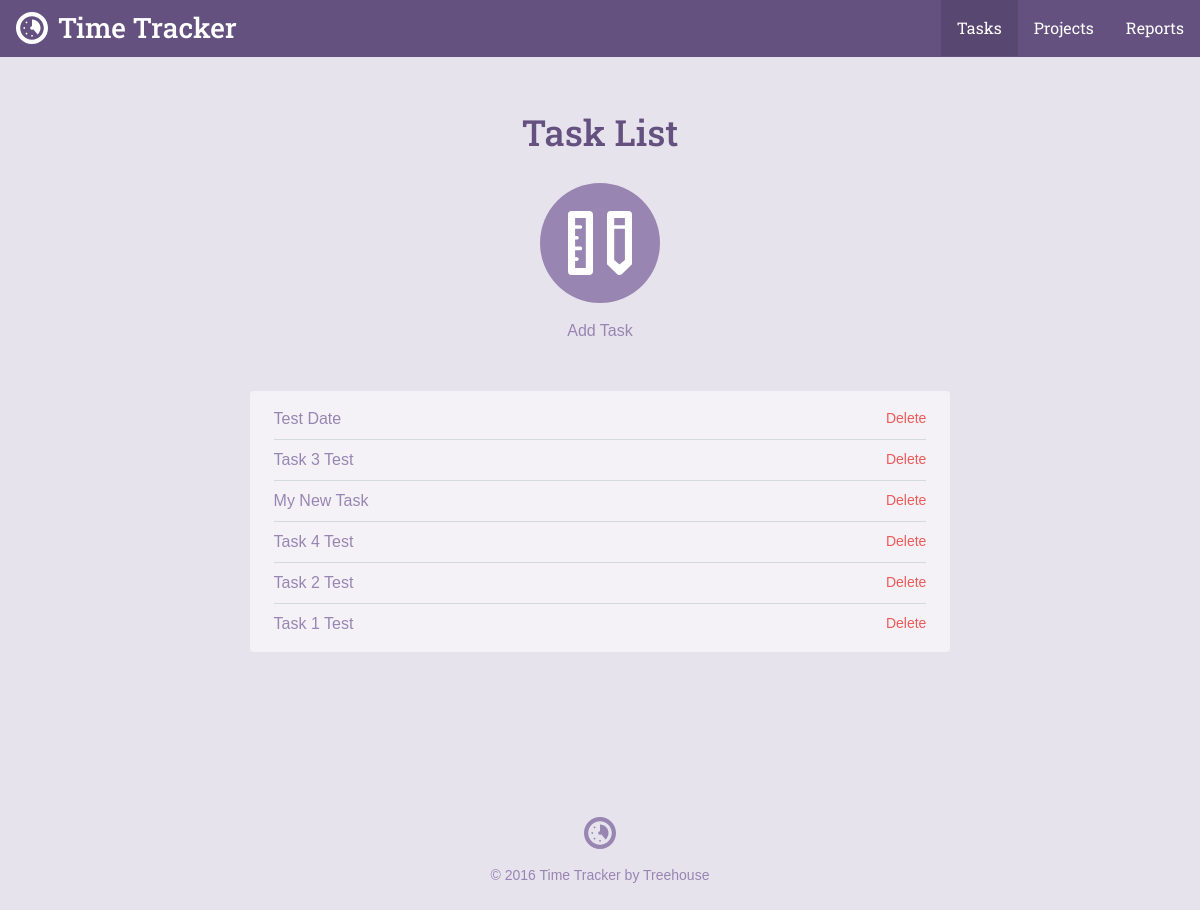
Before: /task_list.php with the older database file.
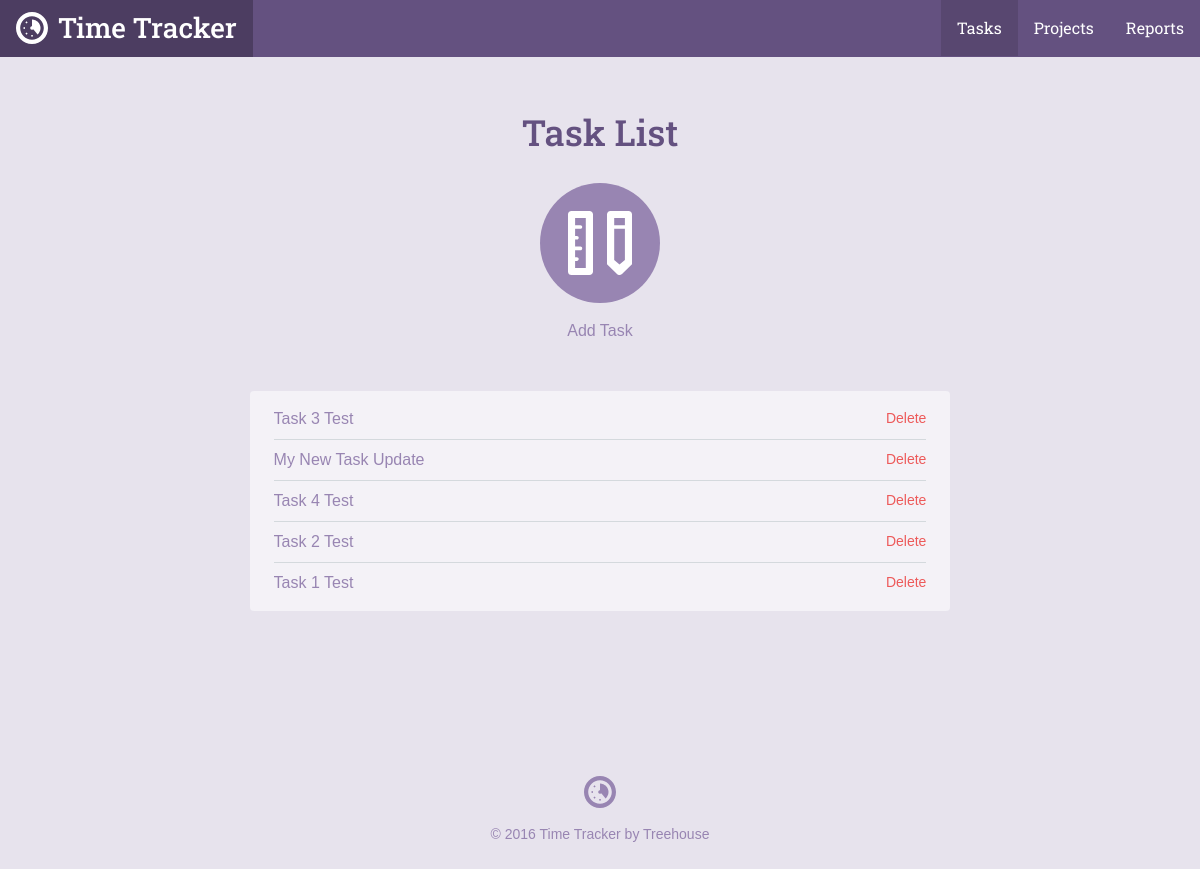
After: the same page with the newer database file.
### tables this page shows
CREATE TABLE `tasks` (
	`task_id`	INTEGER PRIMARY KEY AUTOINCREMENT,
	`project_id`	INTEGER,
	`title`	TEXT,
	`date`	INTEGER NOT NULL,
	`time`	TEXT NOT NULL
);

### inc/functions.php (called while the page is built, shortened)
<?php
function get_task_list($filter = null) {
    include 'connection.php';
    $sql = 'SELECT tasks.*, projects.title as project FROM tasks'
        . ' JOIN projects ON tasks.project_id = projects.project_id';
    $where = '';
    $orderBy = ' ORDER BY date DESC';
    try {
        $results = $db->prepare($sql . $where . $orderBy);
        $results->execute();
    } catch (Exception $e) {
        echo "Error!: " . $e->getMessage() . "<br />";
        return array();
    }
    return $results->fetchAll(PDO::FETCH_ASSOC);
}

### task_list.php (the view, shortened to what this page needs)
<?php
require 'inc/functions.php';
$page = "tasks";
include 'inc/header.php';
?>
<div class="section catalog random">
    <div class="col-container page-container">
        <div class="col col-70-md col-60-lg col-center">
            <h1 class="actions-header">Task List</h1>
            <div class="actions-item">
                <a class="actions-link" href="task.php">
                    <span class="actions-icon">
                        <svg viewbox="0 0 64 64"><use xlink:href="#task_icon"></use></svg>
                    </span>
                Add Task</a>
            </div>
            <div class="form-container">
              <ul class="items">
                  <?php
                    foreach (get_task_list() as $item) {
                        echo "<li><a href='task.php?id=" . $item['task_id'] . "'>" . $item['title'] . "</a>";
                        echo "<form method='post' action='task_list.php'>\n";
                        echo "<input type='submit' class='button--delete' value='Delete' />\n";
                        echo "</form>\n";
                        echo "</li>";
                    }
                    ?>
              </ul>
            </div>
        </div>
    </div>
</div>
<?php include("inc/footer.php"); ?>

### inc/header.php (shortened to what this page needs)
<html>
<head>
	<link rel="stylesheet" href="css/style.css" type="text/css">
</head>
<body>
	<header class="header">
    <div class="col-container">
  		<h1>
        <a class="logo" href="./">
          <svg viewbox="0 0 64 64" class="logo-icon"><use xlink:href="#logo_icon"></use></svg>
          <span class="logo-name">Time Tracker</span>
        </a>
      </h1>
  		<ul class="nav">
        <li class="nav-item tasks<?php if ($page == "tasks") { echo " on"; } ?>"><a class="nav-link" href="task_list.php">Tasks</a></li>
        <li class="nav-item projects<?php if ($page == "projects") { echo " on"; } ?>"><a class="nav-link" href="project_list.php">Projects</a></li>
        <li class="nav-item reports<?php if ($page == "reports") { echo " on"; } ?>"><a class="nav-link" href="reports.php">Reports</a></li>
      </ul>
    </div>
  </header>
	<div id="content">

Changed rows visible on the page:
removed tasks: title "Test Date"
changed tasks: title "My New Task" → "My New Task Update"
